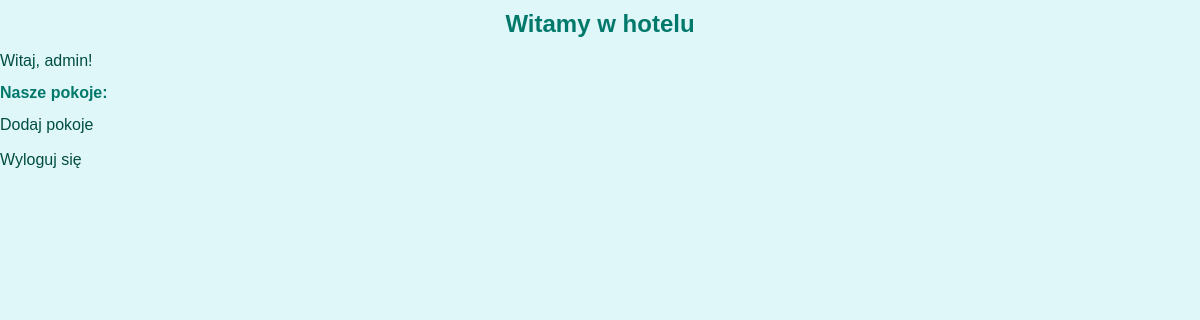
Before: /strona_glowna/ (signed in) with the older database file.
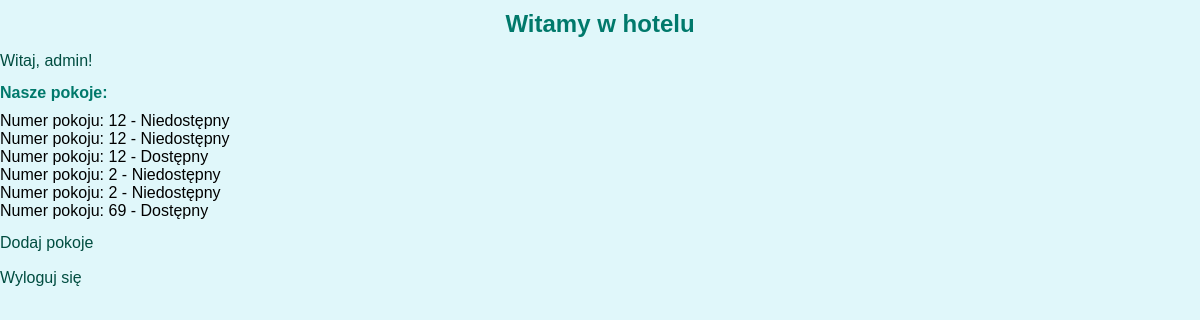
After: the same page with the newer database file.
### hotel/models.py (models this page shows, shortened)
class Pokoje(models.Model):
    numer = models.CharField(max_length=50)
    pojemnosc_pokoju = models.PositiveIntegerField()
    liczba_osob = models.PositiveIntegerField(default=0)  # Nowe pole
    czy_wolny = models.BooleanField(default=True)

### hotel/views.py (the view)
# urls.py: path('strona_glowna/', views.strona_glowna, name='strona_glowna'),
@login_required
def strona_glowna(request):
    if request.user.is_superuser:
        pokoje = Pokoje.objects.all()
        return render(request, 'baza.html', {'pokoje': pokoje})
    else:
        profile = Profile.objects.get(user=request.user)
        pokoj = profile.pokoj
        return render(request, 'nie_admin.html', {'pokoj': pokoj})

### hotel/templates/baza.html (shortened to what this page needs)
<!doctype html>
<html lang="en">
<head>
  {% load static %}
  <link rel="stylesheet" type="text/css" href="{% static 'css/styles.css' %}">
</head>
<body>
  {% if user.is_authenticated %}
    <center><h2>Witamy w hotelu</h2></center>
    <p>Witaj, {{ user.username }}!</p>
    <h4>Nasze pokoje:</h4>
    {% for pokoj in pokoje %}
      <div>
        Numer pokoju: {{ pokoj.numer }} -
        {% if pokoj.czy_wolny %}
          Dostępny
        {% else %}
          Niedostępny
        {% endif %}
      </div>
    {% endfor %}
      <p><a href="{% url 'dodawanie' %}">Dodaj pokoje</a></p>
    <p><a href="{% url 'wylogowanie' %}">Wyloguj się</a></p>
  {% else %}
    <p>Musisz być zalogowany, aby zobaczyć tę stronę.</p>
  {% endif %}
</body>
</html>

### hotel/static/css/styles.css (style rules this page uses)
body { font-family: Arial, sans-serif; background-color: #e0f7fa; margin: 0; padding: 0; }
h1, h2, h3, h4, h5, h6 { color: #00796b; margin: 10px 0; }
p { color: #004d40; line-height: 1.6; margin: 10px 0; }
a { color: #004d40; text-decoration: none; }

Changed rows visible on the page:
added Pokoje: numer "12", czy_wolny "Niedostępny"
added Pokoje: numer "12", czy_wolny "Niedostępny"
added Pokoje: numer "12", czy_wolny "Dostępny"
added Pokoje: numer "2", czy_wolny "Niedostępny"
added Pokoje: numer "2", czy_wolny "Niedostępny"
added Pokoje: numer "69", czy_wolny "Dostępny"
